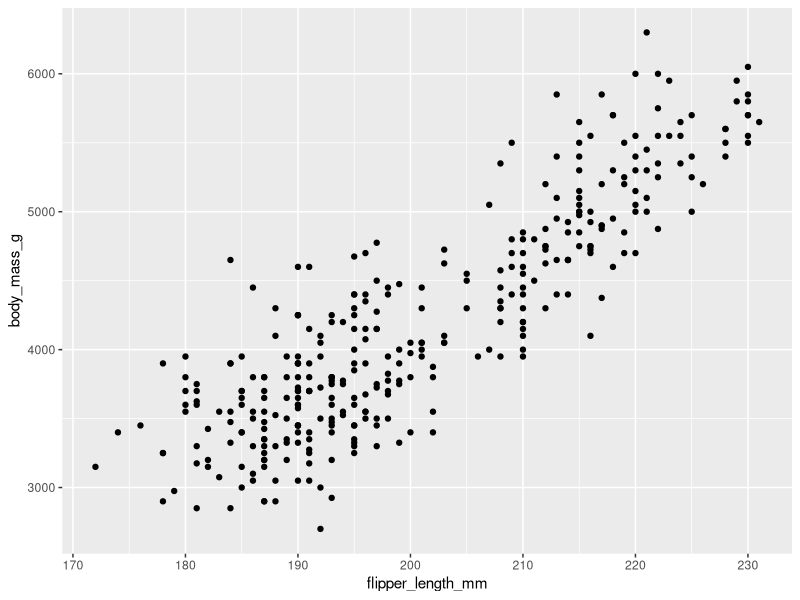
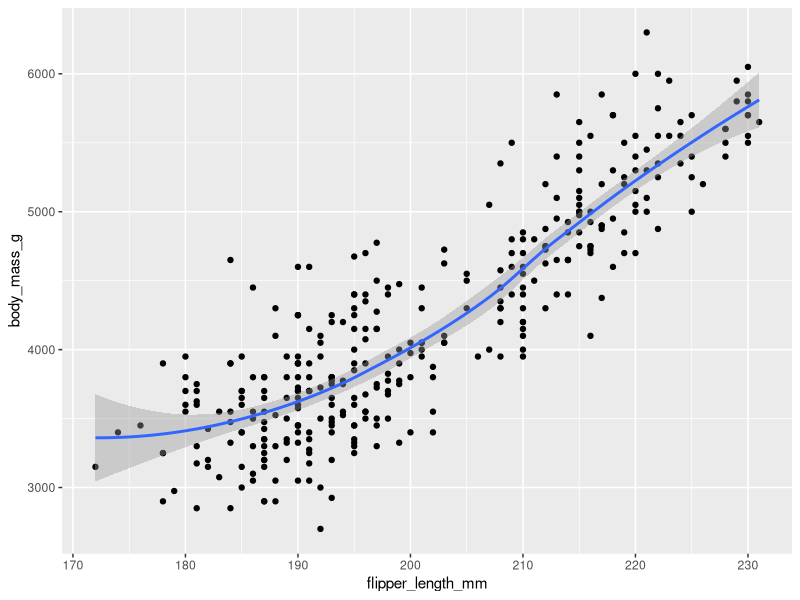

R code for these plots, in order:
library(ggplot2)
library(palmerpenguins)

data(penguins)
View(penguins)

ggplot(data = penguins) + 
  geom_point(mapping = aes(x = flipper_length_mm, y = body_mass_g))

ggplot(data = penguins, mapping = aes(x = flipper_length_mm, y = body_mass_g)) +  
  geom_point() + # same as above
  geom_smooth()
